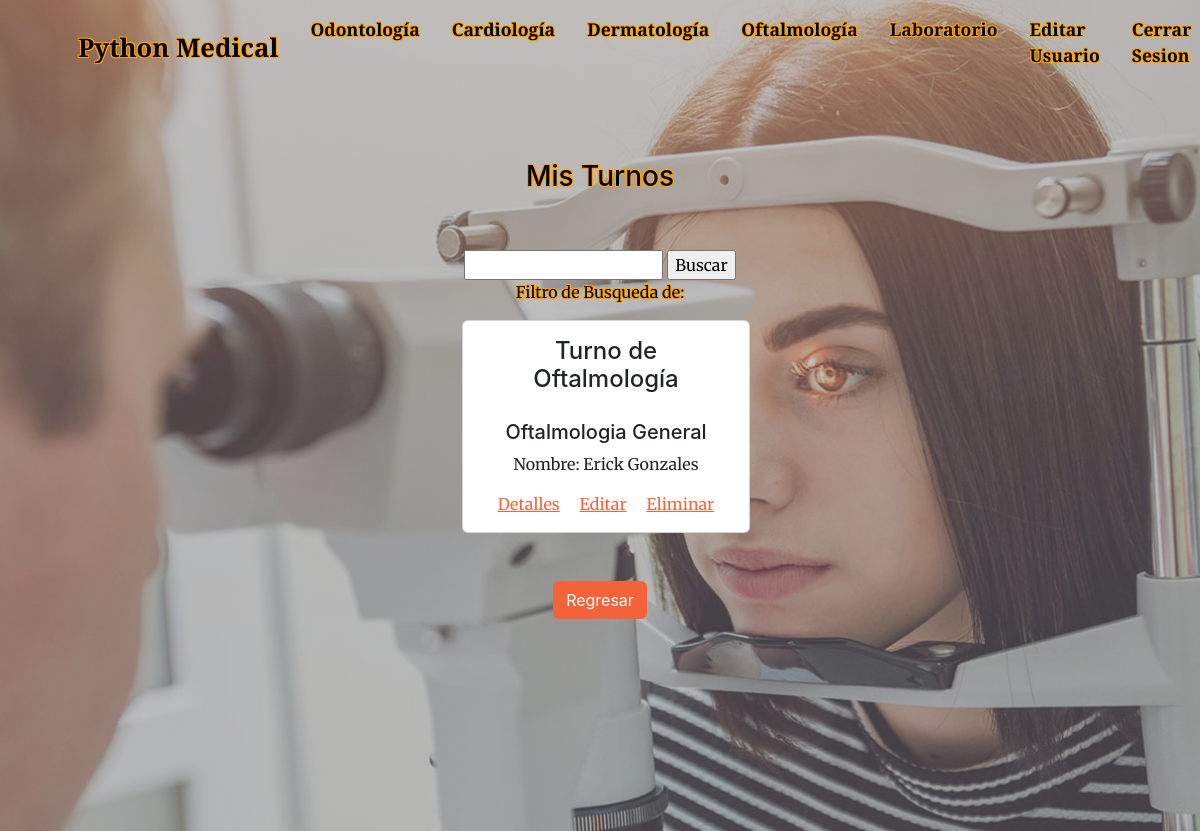
Screenshot of /AppPython/oftalmologia/list/ (signed in) with the database file from the repository.
### AppPython/models.py (models this page shows)
class Oftalmologia(models.Model):
    nombre = models.CharField(max_length=20)
    apellido = models.CharField(max_length=20)
    dni = models.IntegerField()
    email = models.EmailField()
    especialidad = models.CharField(max_length=20, default="")
    fecha_turno = models.DateTimeField(default=timezone.now)

### AppPython/views.py (the view)
# urls.py: path("oftalmologia/list/", ListaTurnos_3.as_view(), name = "MisTurnos_3"),
class ListaTurnos_3(LoginRequiredMixin, ListView):
    model = Oftalmologia

### AppPython/templates/AppPython/oftalmologia_list.html (shortened to what this page needs)
{% extends "AppPython/padre.html" %}
{% block header_2 %}
<header class="masthead5">
    <section style="text-align: center; color: black; text-shadow: -1px -1px 0 #FFA500, 1px -1px 0 #FFA500, -1px 1px 0 #FFA500, 1px 1px 0 #FFA500;">
        <h3>Mis Turnos</h3>
    </section><br><br>
    {% block busqueda %}
    <form action="{% url 'ResultadoTurno_Oftalmologia' %}" method="GET" style="text-align: center;">
        <input type="text" name="especialidad" id="especialidad">
        <input type="submit" value="Buscar">
    </form>
    <div style="text-align: center;">
        <p style="text-align: center; color: black; text-shadow: -1px -1px 0 #FFA500, 1px -1px 0 #FFA500, -1px 1px 0 #FFA500, 1px 1px 0 #FFA500;">Filtro de Busqueda de: {{especialidad}}</p>
    </div>
    {% endblock %}
    <div class="container-fluid overflow-x-auto">
        <div class="row justify-content-center">
            {% for oftalmologia in object_list %}
            <div class="col-md-3 mb-4 d-inline-block mx-2">
                <div class="card" style="width: 18rem;">
                    <div class="card-body text-center">
                        <h4 class="card-title", style="margin-bottom: 30px;">Turno de Oftalmología</h4>
                        <h5 class="card-subtitle mb-2 text-body-secondary">
                            {{ oftalmologia.especialidad|title }}
                        </h5>
                        <p class="card-text">
                            Nombre: {{ oftalmologia.nombre }} {{ oftalmologia.apellido }}<br>
                        </p>
                        <a href="{% url 'TurnoDetalle_3' oftalmologia.id %}" class="card-link">Detalles</a>
                        <a href="{% url 'TurnoEditar_3' oftalmologia.id %}" class="card-link">Editar</a>
                        <a href="{% url 'TurnoBorrar_3' oftalmologia.id %}" class="card-link">Eliminar</a>
                    </div>
                </div>
            </div>
            {% endfor %}
        </div>
    </div>
    <div class="text-center mt-4">
        <a href="{% url 'Oftalmologo' %}" class="btn btn-primary">Regresar</a>
    </div>
</header>
{% endblock %}

### rows the page displays
Oftalmologia: especialidad "Oftalmologia General", nombre "Erick", apellido "Gonzales"
